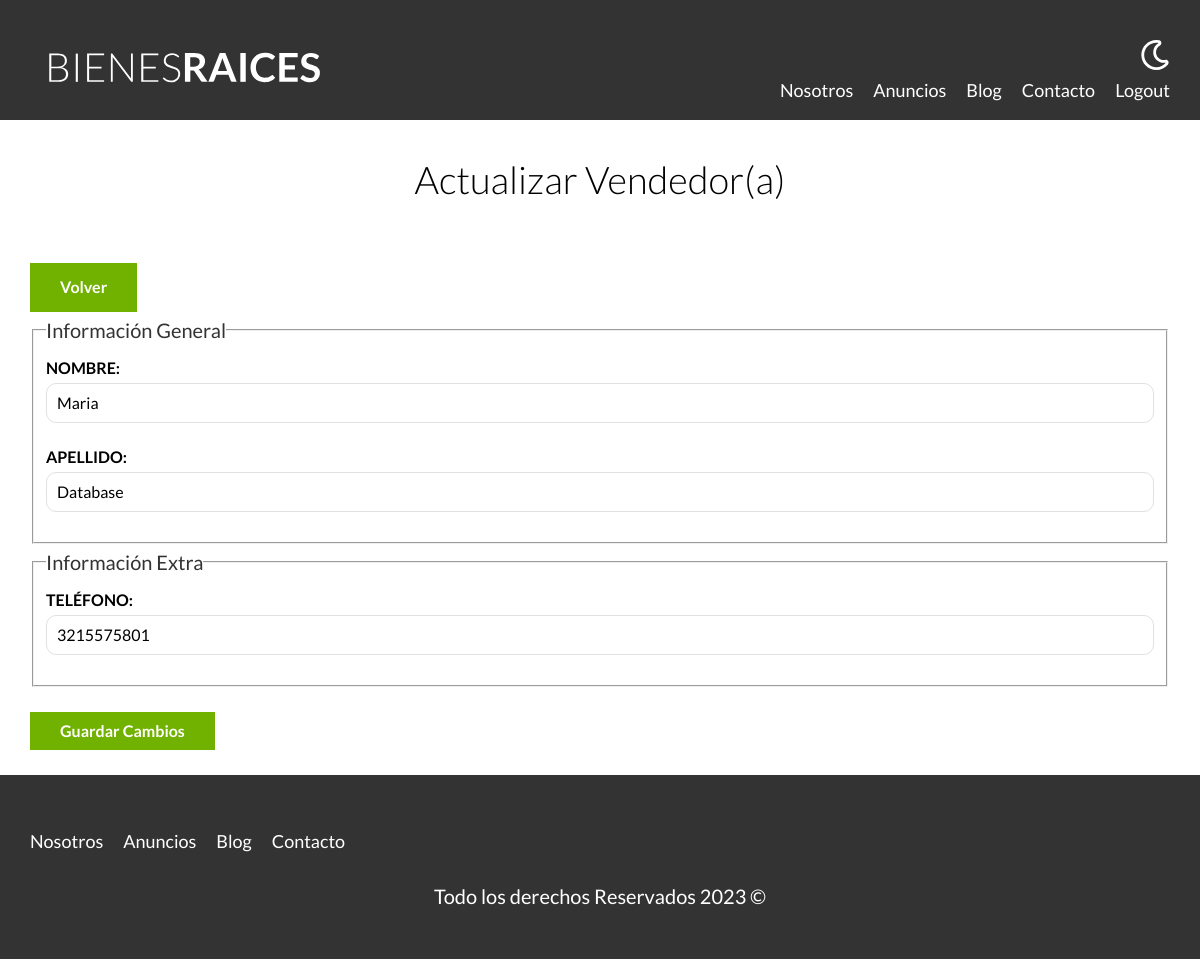
The app's page /vendedor/actualizar?id=1 (signed in) with its own data.
### tables this page shows
CREATE TABLE `vendedores` (
  `id` int(11) NOT NULL,
  `nombre` varchar(50) NOT NULL,
  `apellido` varchar(50) NOT NULL,
  `telefono` varchar(10) NOT NULL
);

### controllers/VendedorController.php (called while the page is built, shortened)
<?php
class VendedorController
{
    public static function actualizar( Router $router )
    {
        $errores = Vendedor::getErrores();
        $id = validarORedireccionar('/admin');
        $vendedor = Vendedor::find($id);
        $router->render('vendedores/actualizar', [
            'errores' => $errores,
            'vendedor' => $vendedor,
        ]);
    }
}

### public/index.php (called while the page is built, shortened)
<?php
$router = new Router();
$router->get('/', [ PaginasController::class, 'index' ]);
$router->get('/404', [ PaginasController::class, 'notFound'] );
$router->get('/admin', [ PropiedadController::class, 'index' ]);
$router->get('/propiedad/crear', [ PropiedadController::class, 'crear' ]);
$router->post('/propiedad/crear', [ PropiedadController::class, 'crear' ]);
$router->get('/propiedad/actualizar', [ PropiedadController::class, 'actualizar' ]);
$router->post('/propiedad/actualizar', [ PropiedadController::class, 'actualizar' ]);
$router->post('/propiedad/eliminar', [ PropiedadController::class, 'eliminar' ]);
$router->get('/vendedor/crear', [VendedorController::class, 'crear']);
$router->post('/vendedor/crear', [VendedorController::class, 'crear']);
$router->get('/vendedor/actualizar', [VendedorController::class, 'actualizar']);
$router->post('/vendedor/actualizar', [VendedorController::class, 'actualizar']);
$router->post('/vendedor/eliminar', [VendedorController::class, 'eliminar']);
$router->get('/nosotros', [PaginasController::class, 'nosotros']);
$router->get('/propiedades', [PaginasController::class, 'propiedades']);
$router->get('/propiedad', [PaginasController::class, 'propiedad']);
$router->get('/blog', [PaginasController::class, 'blog']);
$router->get('/entrada', [PaginasController::class, 'entrada']);
$router->get('/contacto', [PaginasController::class, 'contacto']);
$router->post('/contacto', [PaginasController::class, 'contacto']);
$router->get('/login', [ LoginController::class, 'login']);
$router->post('/login', [ LoginController::class, 'login']);
$router->get('/logout', [ LoginController::class, 'logout']);
$router->comprobarRutas();

### includes/funciones.php (called while the page is built, shortened)
<?php
function sanitizar( $html ) : string {
    $s = htmlspecialchars( $html );
    return $s;
}
function validarORedireccionar($url) {
    $id = $_GET['id'];
    $id = filter_var($id, FILTER_VALIDATE_INT);
    return $id;
}

### models/ActiveRecord.php (called while the page is built, shortened)
<?php
class ActiveRecord {
    protected static $conexion;
    protected static $tabla = '';
    public static function setDB( \mysqli $database ) {
        self::$conexion = $database;
    }
    public static function find( $id )
    {
        $query = "SELECT * FROM ". static::$tabla ." WHERE id = {$id};";
        $resultado = self::consultarSQL( $query );
        return array_shift($resultado);
    }
    public static function consultarSQL( $query )
    {
        $resultado = self::$conexion->query($query);
        $array = [];
        while( $registro = $resultado->fetch_assoc() ) {
            $array[] = static::crearObjeto( $registro );
        }
        return $array;
    }
    protected static function crearObjeto( $registro )
    {
        $objeto = new static;
        foreach ($registro as $key => $value) {
            if ( property_exists($objeto, $key) ) {
                $objeto->$key = $value;
            }
        }
        return $objeto;
    }
}

### views/vendedores/formulario.php (the view)
<fieldset>
    <legend>Información General</legend>
    <label for="nombre">Nombre:</label>
    <input type="text" id="nombre" name="vendedor[nombre]" placeholder="Nombre del Vendedor" value="<?php echo sanitizar($vendedor->nombre); ?>" />
    <label for="apellido">Apellido:</label>
    <input type="text" id="apellido" name="vendedor[apellido]" placeholder="Apellido del Vendedor" value="<?php echo sanitizar($vendedor->apellido); ?>" />
</fieldset>
<fieldset>
    <legend>Información Extra</legend>
    <label for="telefono">Teléfono:</label>
    <input type="text" id="telefono" name="vendedor[telefono]" placeholder="Teléfono del Vendedor" value="<?php echo sanitizar($vendedor->telefono); ?>" />
</fieldset>

### public/build/css/app.css (style rules this page uses)
html { -webkit-text-size-adjust:100%;line-height:1.15 }
body { margin:0 }
button,input,optgroup,select,textarea { font-family:inherit;font-size:100%;line-height:1.15;margin:0 }
button,input { overflow:visible }
fieldset { padding:.35em .75em .625em }
legend { box-sizing:border-box;color:inherit;display:table;max-width:100%;padding:0;white-space:normal }
html { box-sizing:border-box;font-size:62.5% }
*,:after,:before { box-sizing:inherit }
body { font-family:Lato,sans-serif;font-size:1.6rem;line-height:1.8 }
.formulario legend { color:#333;font-size:2rem }
.formulario label { display:block;font-weight:700;text-transform:uppercase }
.formulario input:not([type=submit]),.formulario select,.formulario textarea { background-color:#fff;border:1px solid #e1e1e1;border-radius:1rem;display:block;margin-bottom:2rem;padding:1rem;width:100% }

### records on screen
vendedores: nombre "Maria", apellido "Database", telefono "3215575801"
